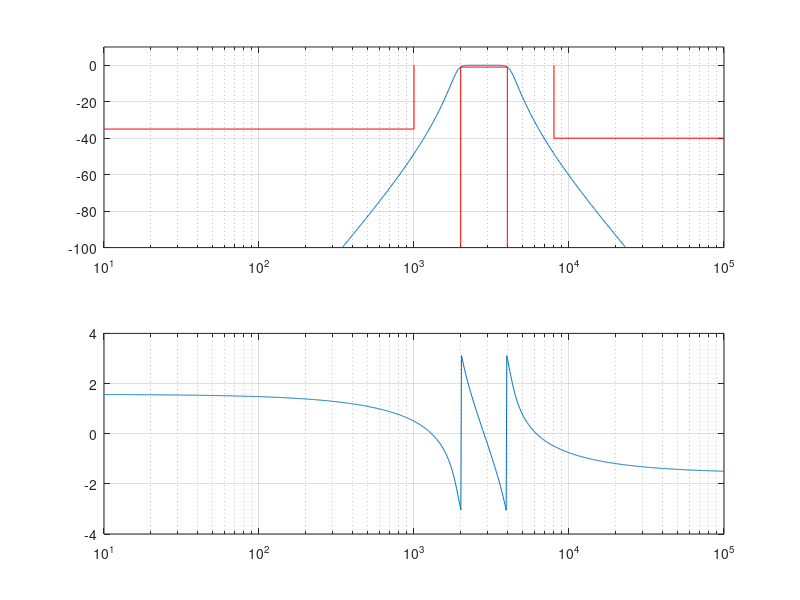

Here is the MATLAB script that generated this plot:
%Programa para calcular un filtro pasa bandas
%Aproximacion butterworth y una realizacion Silent key
clear all;
close all;
clc;

%Paso 1 Especificaciones del filtro

Ap = 1;
As1 = 35;
As2 = 40;
Fs1 = 1000;
Fc1 =2000;
Fs2=8000;
Fc2= 4000;

%Paso 2 Normalizacion BPF
Apn = Ap;
Asn = max([As1, As2]);

if((Fc1/Fs1)>(Fs2/Fc2))
  Fs1_a = (Fc1 * Fc2)/Fs2;
  Fs2_a = Fs2;
else
  Fs1_a = Fs1;
  Fs2_a = (Fc1 * Fc2)/Fs1;
end

Fsn = (Fs2_a - Fs1_a)/(Fc2-Fc1);


% PASO 3. Calculo del orden del filtro pasa bajas normalizado
epsilon=sqrt(10^(Apn/10)-1);
N=log10((10^(Asn/10)-1)/epsilon^2)/(2*log10(Fsn));
N=ceil(N);

% PASO 4. Calculo de las bicuadraticas
if (mod(N,2))
% N es impar
  Num_N(1,:)=[0 0 epsilon^(-1/N)];
  Den_N(1,:)=[0 1 epsilon^(-1/N)];
  for k=1:(N-1)/2
    Num_N(k+1,:)=[0 0 (epsilon^(-1/N)^2)];
    Den_N(k+1,:)=[1 -2*epsilon^(-1/N)*cos(pi*(N+2*k-1)/(2*N)) (epsilon^(-1/N)^2)];
  endfor
else
% N es par
  for k=1:N/2
    Num_N(k,:)=[0 0 (epsilon^(-1/N)^2)];
    Den_N(k,:)=[1 -2*epsilon^(-1/N)*cos(pi*(N+2*k-1)/(2*N)) (epsilon^(-1/N)^2)];
  endfor
end

% PASO 5. Desnormalizacion del filtro
a = 4*Fc1*Fc2*pi^2;
b = 2*pi*(Fc2-Fc1);
if (mod(N,2))
##% N es impar
  Num(1,:)=[0 Num_N(1,3)*b 0];
  Den(1,:)=[1 Den_N(1,3)*b a];
  for k=1:(N-1)/2
    p = [1 Den_N(k+1,2)*b (Den_N(k+1,3)*b^2 + 2*a) Den_N(k+1,2)*a*b a^2];
    raices = roots(p);
    Num(2*k,:) = [0 sqrt(Num_N(k+1,3))*b 0];
    Den(2*k,:) = [1 -2*real(raices(1)) abs(raices(1))^2]
    Num(2*k+1,:) = [0 sqrt(Num_N(k+1,3))*b 0];
    Den(2*k+1,:) = [1 -2*real(raices(3)) abs(raices(3))^2]
  endfor
else
% N es par
  for k=1:N/2
    p = [1 Den_N(k,2)*b (Den_N(k,3)*b^2 + 2*a) Den_N(k,2)*a*b a^2];
    raices = roots(p);
    Num(2*k-1,:) = [0 sqrt(Num_N(k,3))*b 0];
    Den(2*k-1,:) = [1 -2*real(raices(1)) abs(raices(1))^2]
    Num(2*k,:) = [0 sqrt(Num_N(k,3))*b 0];
    Den(2*k,:) = [1 -2*real(raices(3)) abs(raices(3))^2]
  endfor
end


% PASO 6. Verificacion de la respuesta en frecuencia
f=logspace(1,5,1000);
s=1j*2*pi*f;

H=1;
  for k=1:N
    H=H.*((Num(k,1)*s.^2 + Num(k,2).*s + Num(k,3))./(Den(k,1)*s.^2 + Den(k,2).*s + Den(k,3)));
  endfor
figure;
subplot(2,1,1); semilogx(f,20*log10(abs(H))); grid on; hold on;
                semilogx([10 Fs1 Fs1],[-As1 -As1 0],'r');
                semilogx([Fc1 Fc1 Fc2 Fc2],[-100 -Ap -Ap -100],'r');
                semilogx([Fs2 Fs2 10^5],[0 -As2 -As2], 'r');
                axis([10 10^5 -100 10]);
subplot(2,1,2); semilogx(f,angle(H)); grid on;

